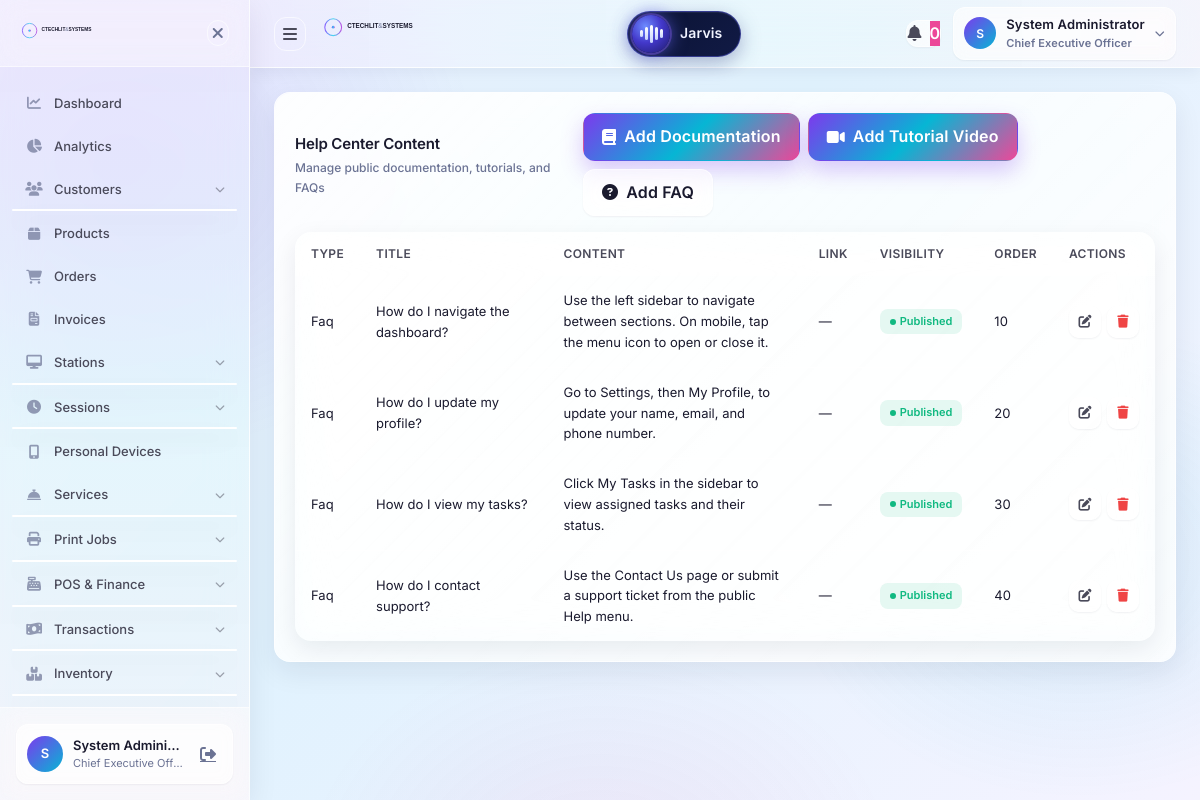
The page /portal/admin/help.php (signed in) on the database its author committed.
### tables this page shows
CREATE TABLE staff (
    staff_id         BIGINT UNSIGNED AUTO_INCREMENT PRIMARY KEY,
    email            VARCHAR(255) UNIQUE NOT NULL,
    phone            VARCHAR(20) UNIQUE NOT NULL,
    full_name        VARCHAR(100) NOT NULL,
    password_hash    VARCHAR(255) NOT NULL,
    role             VARCHAR(100) DEFAULT 'attendant',
    station_id       BIGINT UNSIGNED NULL,
    is_on_duty       BOOLEAN DEFAULT FALSE,
    hired_at         DATE NOT NULL,
    created_at       TIMESTAMP DEFAULT CURRENT_TIMESTAMP,
    updated_at       TIMESTAMP DEFAULT CURRENT_TIMESTAMP ON UPDATE CURRENT_TIMESTAMP,
    last_login_at    TIMESTAMP NULL,
    is_active        BOOLEAN DEFAULT TRUE,
    INDEX idx_role (role),
    INDEX idx_station (station_id),
    INDEX idx_on_duty (is_on_duty)
);

CREATE TABLE help_resources (
    resource_id    BIGINT UNSIGNED AUTO_INCREMENT PRIMARY KEY,
    resource_type  ENUM('documentation', 'tutorial', 'faq') NOT NULL,
    title          VARCHAR(255) NOT NULL,
    content        MEDIUMTEXT NOT NULL,
    url            VARCHAR(2048) NULL,
    sort_order     INT NOT NULL DEFAULT 0,
    is_published   BOOLEAN NOT NULL DEFAULT TRUE,
    created_by     BIGINT UNSIGNED NULL,
    updated_by     BIGINT UNSIGNED NULL,
    created_at     TIMESTAMP DEFAULT CURRENT_TIMESTAMP,
    updated_at     TIMESTAMP DEFAULT CURRENT_TIMESTAMP ON UPDATE CURRENT_TIMESTAMP,
    FOREIGN KEY (created_by) REFERENCES staff(staff_id) ON DELETE SET NULL,
    FOREIGN KEY (updated_by) REFERENCES staff(staff_id) ON DELETE SET NULL,
    INDEX idx_type_published_order (resource_type, is_published, sort_order),
    INDEX idx_updated (updated_at)
);

### portal/admin/help.php (the view, shortened to what the rows shown need)
<?php
require_once __DIR__ . '/../../includes/auth.php';
$canManageHelp = hasPermission('settings.edit');
$helpTableExists = Database::tableExists('help_resources');
$helpResources = $helpTableExists
    ? Database::fetchAll(
        "SELECT resource_id, resource_type, title, content, url, sort_order, is_published, updated_at
         FROM help_resources
         ORDER BY resource_type, sort_order, title"
    )
    : [];
?>
<!DOCTYPE html>
<html lang="en">
<head>
  <link rel="stylesheet" href="https://cdnjs.cloudflare.com/ajax/libs/font-awesome/6.4.0/css/all.min.css">
  <link rel="stylesheet" href="../../assets/css/portal.css">
</head>
<body>
  <?php include_once __DIR__ . '/../../includes/sidebar.php'; ?>
  <main class="portal-main" style="margin-left:var(--sidebar-width);">
    <?php include_once __DIR__ . '/../../includes/header.php'; ?>
    <div class="portal-content">
      <div class="card glass-card">
        <div class="table-container" style="border:none; background:transparent;">
          <table class="data-table" id="helpResourcesTable">
            <thead><tr><th>Type</th><th>Title</th><th>Content</th><th>Link</th><th>Visibility</th><th>Order</th><?php if ($canManageHelp): ?><th>Actions</th><?php endif; ?></tr></thead>
            <tbody>
              <?php foreach ($helpResources as $resource): ?>
                <?php
                  $safeResourceUrl = $resource['url'] ?? '';
                  $allowedUploadPattern = $resource['resource_type'] === 'tutorial'
                      ? '#^uploads/help-center/[a-f0-9]{32}\.(mp4|webm)$#'
                      : ($resource['resource_type'] === 'documentation'
                          ? '#^uploads/help-center/[a-f0-9]{32}\.(pdf|docx|txt)$#'
                          : '#(?!)#');
                  $isUploadedFile = (bool) preg_match($allowedUploadPattern, $safeResourceUrl);
                  if (!$isUploadedFile) {
                      $urlParts = parse_url($safeResourceUrl);
                      if (!filter_var($safeResourceUrl, FILTER_VALIDATE_URL) || !in_array(strtolower($urlParts['scheme'] ?? ''), ['http', 'https'], true)) {
                          $safeResourceUrl = '';
                      }
                  }
                  $resourceJson = json_encode([
                      'resource_id' => (int) $resource['resource_id'],
                      'resource_type' => $resource['resource_type'],
                      'title' => $resource['title'],
                      'content' => $resource['content'],
                      'url' => $safeResourceUrl,
                      'sort_order' => (int) $resource['sort_order'],
                      'is_published' => (int) $resource['is_published'],
                  ], JSON_HEX_TAG | JSON_HEX_APOS | JSON_HEX_QUOT | JSON_HEX_AMP);
                ?>
                <tr data-resource='<?php echo htmlspecialchars($resourceJson, ENT_QUOTES, 'UTF-8'); ?>'>
                  <td><?php echo htmlspecialchars(ucfirst($resource['resource_type'])); ?></td>
                  <td><?php echo htmlspecialchars($resource['title']); ?></td>
                  <td style="max-width:360px; white-space:normal;"><?php echo htmlspecialchars(mb_strimwidth($resource['content'], 0, 180, '…')); ?></td>
                  <td><?php if ($safeResourceUrl !== ''): ?><a href="<?php echo htmlspecialchars($safeResourceUrl, ENT_QUOTES, 'UTF-8'); ?>" target="_blank" rel="noopener noreferrer"><?php echo $isUploadedFile ? 'Open uploaded file' : 'Open link'; ?></a><?php else: ?>—<?php endif; ?></td>
                  <td><span class="status-badge <?php echo $resource['is_published'] ? 'success' : 'warning'; ?>"><span class="status-dot"></span><?php echo $resource['is_published'] ? 'Published' : 'Draft'; ?></span></td>
                  <td><?php echo (int) $resource['sort_order']; ?></td>
                  <?php if ($canManageHelp): ?>
                    <td>
                      <div class="action-buttons" style="display:flex; gap:6px;">
                        <button class="header-btn edit-btn" type="button" title="Edit content" data-action="edit"><i class="fas fa-edit"></i></button>
                        <button class="header-btn delete-btn" type="button" title="Delete content" data-action="delete" style="color:var(--red);"><i class="fas fa-trash"></i></button>
                      </div>
                    </td>
                  <?php endif; ?>
                </tr>
              <?php endforeach; ?>
            </tbody>
          </table>
        </div>
      </div>
    </div>
  </main>
</body>
</html>

### includes/sidebar.php (shortened to what the rows shown need)
<?php
require_once __DIR__ . '/auth.php';
$menuItems = getSidebarMenu();
$currentUser = currentStaff() ?: currentUser();
?>
<aside class="glass-sidebar" id="sidebar">
            <?php foreach ($menuItems as $item): ?>
                <?php
                    $hasChildren = !empty($item['children']);
                ?>
                    <?php if ($hasChildren): ?>
                            <?php foreach ($item['children'] as $child): ?>
                                <?php if (hasPermission($child['permission'])): ?>
                                    <li class="nav-subitem">
                                        <a href="<?php echo $child['href']; ?>" class="nav-sublink">
                                            <?php echo sanitize($child['label']); ?>
                                        </a>
                                    </li>
                                <?php endif; ?>
                            <?php endforeach; ?>
                    <?php endif; ?>
            <?php endforeach; ?>
    <div class="sidebar-footer">
        <div class="user-card">
            <div class="user-avatar">
                <?php echo strtoupper(substr($currentUser['full_name'] ?? 'U', 0, 1)); ?>
            </div>
            <div class="user-details">
                <span class="user-name"><?php echo sanitize($currentUser['full_name'] ?? 'User'); ?></span>
                <span class="user-role"><?php echo getRoleLabel($currentUser['role'] ?? 'user'); ?></span>
            </div>
            <a href="<?php echo base_path('logout.php', false); ?>" class="logout-btn" title="Logout">
                <i class="fas fa-sign-out-alt"></i>
            </a>
        </div>
    </div>
</aside>

### includes/header.php (shortened to what the rows shown need)
<?php
require_once __DIR__ . '/auth.php';
$currentUser = currentStaff() ?: currentUser();
$userType = $_SESSION['user_type'] ?? 'guest';
$canUseJarvis = hasPermission('jarvis.use');
$canCreateSystemNotifications = $userType === 'staff' && hasPermission('settings.edit');
$assetUrl = static function (string $path): string {
    $file = __DIR__ . '/../' . $path;
    return base_path($path, false) . (is_file($file) ? '?v=' . filemtime($file) : '');
};
?>
<header class="glass-header">
    <div class="header-right">
        <div class="header-action user-menu">
            <button class="user-menu-btn" id="userMenuBtn">
                <div class="user-avatar">
                    <?php echo strtoupper(substr($currentUser['full_name'] ?? 'U', 0, 1)); ?>
                </div>
                <div class="user-info">
                    <span class="user-name"><?php echo sanitize($currentUser['full_name'] ?? 'User'); ?></span>
                    <span class="user-role"><?php echo getRoleLabel($currentUser['role'] ?? 'user'); ?></span>
                </div>
                <i class="fas fa-chevron-down"></i>
            </button>
        </div>
    </div>
</header>
<?php if ($canUseJarvis): ?>
<link rel="stylesheet" href="<?php echo sanitize($assetUrl('assets/css/jarvis-deck.css')); ?>">
<?php endif; ?>

### rows shown on the page
staff: full_name "S", full_name "System Admini…", role "Chief Executive Off…", full_name "System Administrator", role "Chief Executive Officer"
help_resources: resource_type "Faq", title "How do I navigate the dashboard?", content "Use the left sidebar to navigate between sections. On mobile, tap the menu icon to open or close it.", is_published "Published", sort_order "10"
help_resources: resource_type "Faq", title "How do I update my profile?", content "Go to Settings, then My Profile, to update your name, email, and phone number.", is_published "Published", sort_order "20"
help_resources: resource_type "Faq", title "How do I view my tasks?", content "Click My Tasks in the sidebar to view assigned tasks and their status.", is_published "Published", sort_order "30"
help_resources: resource_type "Faq", title "How do I contact support?", content "Use the Contact Us page or submit a support ticket from the public Help menu.", is_published "Published", sort_order "40"

### other values the page prints
$item['label'] "Dashboard"
$item['label'] "Analytics"
$item['label'] "Customers"
$item['label'] "Products"
$item['label'] "Orders"
$item['label'] "Invoices"
$item['label'] "Stations"
$item['label'] "Sessions"
$item['label'] "Personal Devices"
$item['label'] "Services"
$item['label'] "Print Jobs"
$item['label'] "POS & Finance"
$item['label'] "Transactions"
$item['label'] "Inventory"
